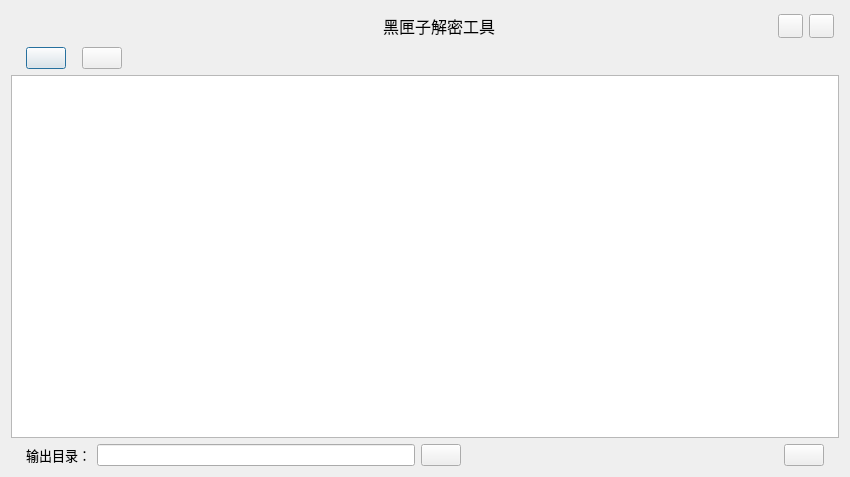
<?xml version="1.0" encoding="UTF-8"?>
<ui version="4.0">
 <class>Dialog</class>
 <widget class="QDialog" name="Dialog">
  <property name="geometry">
   <rect>
    <x>0</x>
    <y>0</y>
    <width>850</width>
    <height>477</height>
   </rect>
  </property>
  <property name="windowTitle">
   <string>Dialog</string>
  </property>
  <layout class="QGridLayout" name="gridLayout">
   <item row="1" column="0">
    <layout class="QHBoxLayout" name="horizontalLayout_2">
     <property name="leftMargin">
      <number>15</number>
     </property>
     <item>
      <widget class="QPushButton" name="pb_add">
       <property name="text">
        <string/>
       </property>
      </widget>
     </item>
     <item>
      <spacer name="horizontalSpacer_4">
       <property name="orientation">
        <enum>Qt::Horizontal</enum>
       </property>
       <property name="sizeType">
        <enum>QSizePolicy::Minimum</enum>
       </property>
       <property name="sizeHint" stdset="0">
        <size>
         <width>10</width>
         <height>20</height>
        </size>
       </property>
      </spacer>
     </item>
     <item>
      <widget class="QPushButton" name="pb_clear">
       <property name="text">
        <string/>
       </property>
      </widget>
     </item>
     <item>
      <spacer name="horizontalSpacer_3">
       <property name="orientation">
        <enum>Qt::Horizontal</enum>
       </property>
       <property name="sizeHint" stdset="0">
        <size>
         <width>40</width>
         <height>20</height>
        </size>
       </property>
      </spacer>
     </item>
    </layout>
   </item>
   <item row="3" column="0">
    <layout class="QHBoxLayout" name="horizontalLayout_3">
     <property name="leftMargin">
      <number>15</number>
     </property>
     <property name="rightMargin">
      <number>15</number>
     </property>
     <item>
      <widget class="QLabel" name="lb_dir">
       <property name="font">
        <font>
         <pointsize>10</pointsize>
        </font>
       </property>
       <property name="text">
        <string>输出目录：</string>
       </property>
      </widget>
     </item>
     <item>
      <widget class="QLineEdit" name="le_dir"/>
     </item>
     <item>
      <widget class="QPushButton" name="pb_dir">
       <property name="text">
        <string/>
       </property>
      </widget>
     </item>
     <item>
      <spacer name="horizontalSpacer_5">
       <property name="orientation">
        <enum>Qt::Horizontal</enum>
       </property>
       <property name="sizeHint" stdset="0">
        <size>
         <width>40</width>
         <height>20</height>
        </size>
       </property>
      </spacer>
     </item>
     <item>
      <widget class="QPushButton" name="pb_start">
       <property name="text">
        <string/>
       </property>
      </widget>
     </item>
    </layout>
   </item>
   <item row="0" column="0">
    <layout class="QHBoxLayout" name="horizontalLayout">
     <property name="leftMargin">
      <number>15</number>
     </property>
     <property name="topMargin">
      <number>3</number>
     </property>
     <property name="rightMargin">
      <number>5</number>
     </property>
     <property name="bottomMargin">
      <number>3</number>
     </property>
     <item>
      <widget class="QLabel" name="lb_logo">
       <property name="minimumSize">
        <size>
         <width>100</width>
         <height>0</height>
        </size>
       </property>
       <property name="maximumSize">
        <size>
         <width>100</width>
         <height>16777215</height>
        </size>
       </property>
       <property name="text">
        <string/>
       </property>
      </widget>
     </item>
     <item>
      <spacer name="horizontalSpacer">
       <property name="orientation">
        <enum>Qt::Horizontal</enum>
       </property>
       <property name="sizeHint" stdset="0">
        <size>
         <width>40</width>
         <height>20</height>
        </size>
       </property>
      </spacer>
     </item>
     <item>
      <widget class="QLabel" name="label_2">
       <property name="font">
        <font>
         <family>Microsoft YaHei UI</family>
         <pointsize>12</pointsize>
        </font>
       </property>
       <property name="text">
        <string>黑匣子解密工具      </string>
       </property>
      </widget>
     </item>
     <item>
      <spacer name="horizontalSpacer_2">
       <property name="orientation">
        <enum>Qt::Horizontal</enum>
       </property>
       <property name="sizeHint" stdset="0">
        <size>
         <width>40</width>
         <height>20</height>
        </size>
       </property>
      </spacer>
     </item>
     <item>
      <widget class="QPushButton" name="pb_min">
       <property name="maximumSize">
        <size>
         <width>25</width>
         <height>25</height>
        </size>
       </property>
       <property name="text">
        <string/>
       </property>
      </widget>
     </item>
     <item>
      <widget class="QPushButton" name="pb_close">
       <property name="maximumSize">
        <size>
         <width>25</width>
         <height>25</height>
        </size>
       </property>
       <property name="text">
        <string/>
       </property>
      </widget>
     </item>
    </layout>
   </item>
   <item row="2" column="0">
    <widget class="QTableWidget" name="tableWidget"/>
   </item>
  </layout>
 </widget>
 <layoutdefault spacing="6" margin="11"/>
 <resources/>
 <connections/>
</ui>
